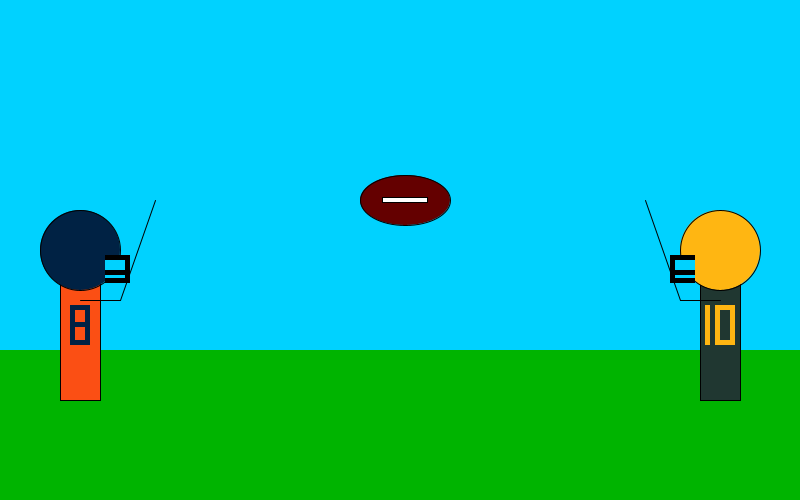
Frame 1 (no input)
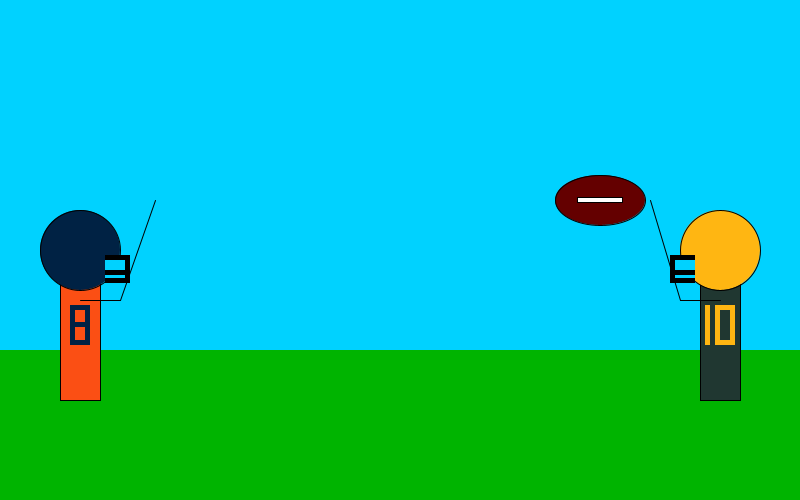
Frame 60 (the mouse pressed at the canvas centre just before this capture)
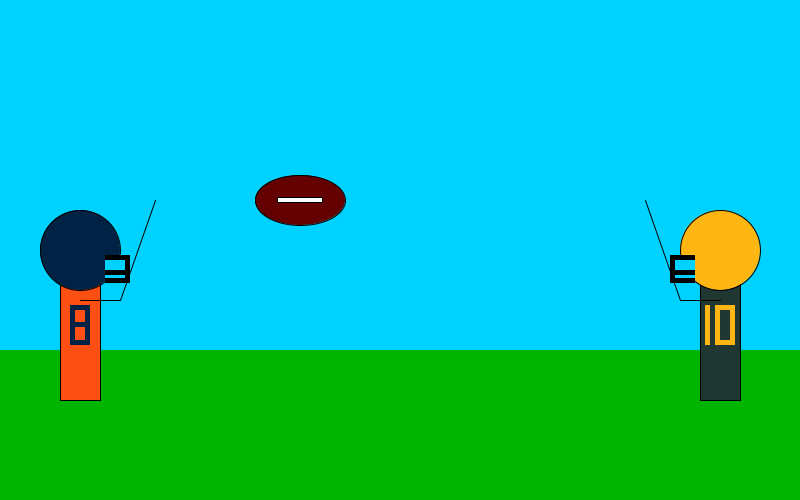
Frame 120 (the mouse held since frame 60 and released just before this capture)

The Processing sketch that drew these frames (run headless with seeded random() and noise(); from frame 60 on, the mouse is pressed at the canvas centre):

// Processing sketch: football
// ── football.pde
int speedX=5;
int xPos=400;

void setup(){
  size(800,500);
  
}



void draw(){
  xPos=xPos+speedX;
  stroke(0);
  if (xPos<=150||xPos>=650){
   speedX=-speedX;
  
  }
  
  background(0,210,255);
  fill(100,0,0);
  ellipse(xPos,200,90,50);
  fill(0,180,0);
  noStroke();
  rect(0,350,800,150);
  fill(0);
  stroke(0);
  fill(255);
  rectMode(CENTER);
  rect(xPos,200,45,5);
  
  rectMode(CORNER);
  fill(251,79,20);
  rect(60,250,40,150);
  fill(0,34,68);
  ellipse(80,250,80,80);
  noStroke();
  fill(0,210,255);
  rect(105,255,30,30);
  fill(0);
  rect(125,255,5,28);
  rect(105,255,25,5);
  rect(105,278,25,5);
  rect(105,270,25,5);
  
  fill(0,34,68);
  rect(70,305,20,40);
  fill(251,79,20);
  rect(75,310,10,30);
  fill(0,34,68);
  rect(70,322,20,5);
  
  
  stroke(0);
  fill(32,55,49);
  rect(700,250,40,150);
  fill(255,182,18);
  ellipse(720,250,80,80);
  noStroke();
  fill(0,210,255);
  rect(665,255,30,30);
  fill(0);
  rect(670,255,5,28);
  rect(670,255,25,5);
  rect(670,278,25,5);
  rect(670,270,25,5);
  
  
  fill(255,182,18);
  rect(715,305,20,40);
  fill(32,55,49);
  rect(720,310,10,30);
  fill(255,182,18);
  rect(705,305,5,40);
 
 
  stroke(0);
  line(80,300,120,300);
  line(720,300,680,300);
  if (xPos<=200){
    line(120,300,xPos-50,200);
  }
  
  if (xPos>=600){
    line(680,300,xPos+50,200);
  }
  
  if (xPos>200) {
    line(120,300,155,200);
    
  }
  
  if (xPos<600) {
    line(680,300,645,200);
  }
}
